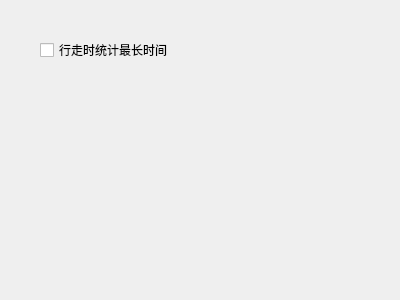
<?xml version="1.0" encoding="UTF-8"?>
<ui version="4.0">
 <class>MapCreateConfigForm</class>
 <widget class="QWidget" name="MapCreateConfigForm">
  <property name="geometry">
   <rect>
    <x>0</x>
    <y>0</y>
    <width>400</width>
    <height>300</height>
   </rect>
  </property>
  <property name="windowTitle">
   <string>Form</string>
  </property>
  <widget class="QCheckBox" name="timeCB">
   <property name="geometry">
    <rect>
     <x>40</x>
     <y>40</y>
     <width>141</width>
     <height>20</height>
    </rect>
   </property>
   <property name="text">
    <string>行走时统计最长时间</string>
   </property>
  </widget>
 </widget>
 <resources/>
 <connections/>
</ui>
